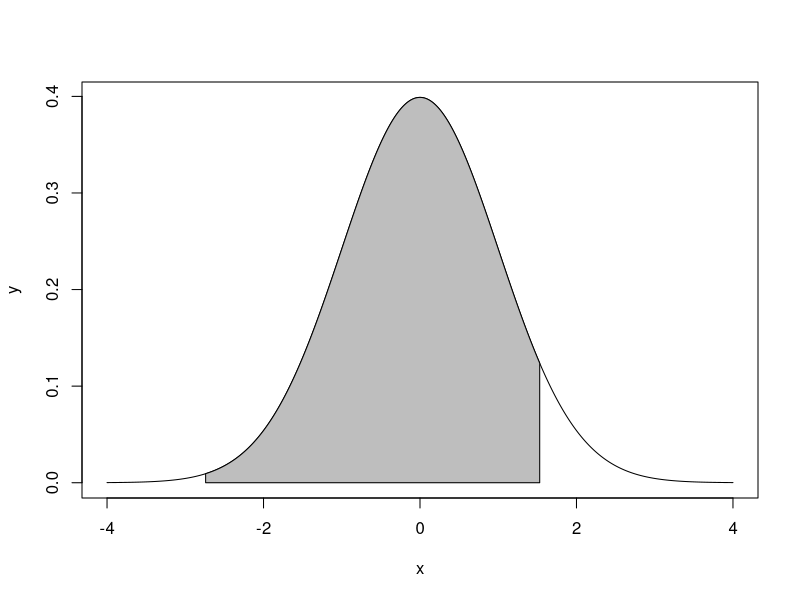

The R source for this figure:
# Page no 121

prob1 <- pnorm(-2.74)
prob2 <- pnorm(1.53)
desired.prob <- prob2 - prob1
desired.prob

x = seq (-4,4, length = 10000)
y = dnorm (x,0,1)
plot (x,y, type  ="l")
x = seq (-2.74,1.53, length = 10000)
y = dnorm (x,0,1)
polygon (c(-2.74,x ,1.53) ,c(0,y ,0) ,col =" gray ")
